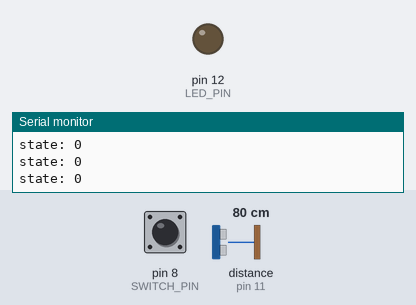
The sketch below on a simulated Arduino Uno, built with avr-gcc and run on an emulated ATmega328P. Shown: output pins drawn as LEDs (lit = HIGH), the last lines printed to the serial monitor. Dashed ring = blinking. The inputs (shaded band) are chosen by the test bench; at power-on: pin 8 (SWITCH_PIN) LOW, distance to the obstacle (sensor on pin 11) 80 cm. The echo pulse lasts 58.3 µs per cm; pins used as bus, display or sensor lines are not drawn.

Above: at 1.2 s.
1.3 s: pin 8 (SWITCH_PIN) pulled HIGH for 0.15 s
At 1.8 s:
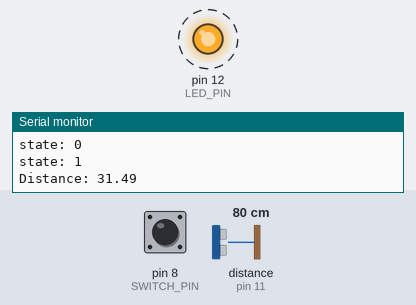
4.4 s: pin 8 (SWITCH_PIN) pulled HIGH for 3.2 s
At 5.8 s:
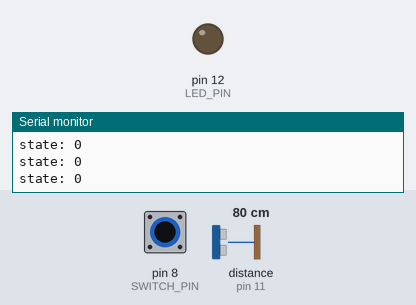
10.6 s: pin 8 (SWITCH_PIN) pulled HIGH for 1 s
At 11.4 s:
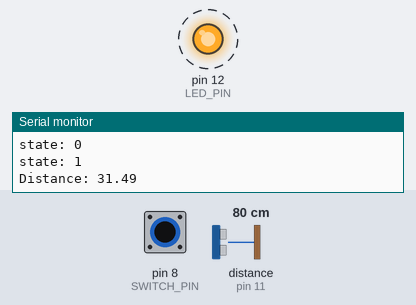
14.6 s: pin 8 (SWITCH_PIN) driven HIGH
At 15.4 s:
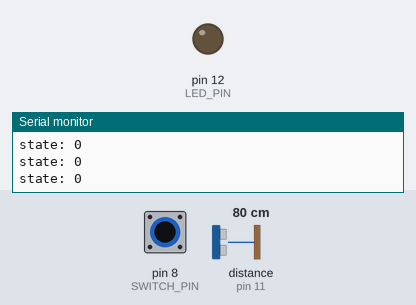
Timing chart, 0 to 17.6 s (numbered marks = the images above; inputs shaded):
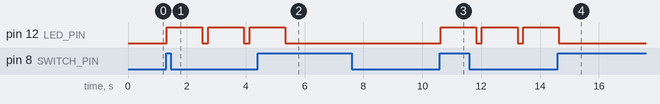

Measured:
- after the input at 1.3 s, pin 12 (LED_PIN): alternates HIGH for 1.2 s and LOW for 0.20 s, starting at once
- after the input at 4.4 s, pin 12 (LED_PIN): goes on until 5.3 s, then stays LOW
- after the input at 10.6 s, pin 12 (LED_PIN): alternates HIGH for 1.2 s and LOW for 0.20 s, starting at once
- after the input at 14.6 s, pin 12 (LED_PIN): goes on until 14.6 s, then stays LOW

The sketch:

Distance_Measure_Sensor.ino
```cpp
/*Distance measure*/
/* R.Pahlevan*/
/*BOM: Arduino UNO + LED + Push Button+Resistor+ Ultrasonic Sensor*/

// pin configuratiuon section
#define VCC_PIN 13 // input voltage from arduino Uno
#define Trigger 10 // ultrasonic trigger pin
#define Echo 11 // ultra sonic echo pin
#define LED_PIN 12 // LED pin
#define SWITCH_PIN 8 // push button pin

//global variable section
volatile unsigned short CURRENT_STATUS;
unsigned short PREVIOUS_STATUS=0;
unsigned short state=0;

//Variable section for Ultrasonic sensor
float Ping_time=0.0; // a variable to calculate the distance to obstacle
const float Speed_Of_Sound= 767.269;// speed of sound in miles per hour(mph) at 25 degree(c)
float Distance=0.0;

void setup()
{
  Serial.begin(9600);
  pinMode(VCC_PIN, OUTPUT);
  pinMode(LED_PIN, OUTPUT);
  pinMode(SWITCH_PIN, INPUT);
  pinMode(Trigger, OUTPUT);
  pinMode(Echo,INPUT);
}

void loop()
{
  digitalWrite(VCC_PIN, HIGH);
  CURRENT_STATUS=digitalRead(SWITCH_PIN);

  // system will start to work after the push button pressed
  // at this configuration, the user has to push the button for few milisecond inorder to make the system off
  if (CURRENT_STATUS==1 && PREVIOUS_STATUS==0) {
      if (state == 1)
        state = 0;
    else
      state = 1;
  }
  Serial.print("state: ");
  Serial.println(state);
    if(state==1){
    //LED section
    // LED will start to blink after the system start to work
    digitalWrite(LED_PIN, HIGH);
    delay(200); // Wait for 1000 millisecond(s)

    // ultrasonic sensor section
    digitalWrite(Trigger, LOW);
    delayMicroseconds(2000);
    digitalWrite(Trigger,HIGH);
    delayMicroseconds(20);
    digitalWrite(Trigger, LOW);

    // Reads the echo pin, returns the sound wave travel time in microseconds
    Ping_time=pulseIn(Echo,HIGH);
    //Serial.print("Pingtime: ");
    //Serial.print(Ping_time);

    // output has to be change from microsecond to hour
    Ping_time=Ping_time/1000000.0;//change microseconds to seconds
    Ping_time=Ping_time/3600;// chenge from seconds to hours

    // calaculate the distance and convert to inches
    Distance=(Ping_time*Speed_Of_Sound)/2;// divided by two cause the signal will go two ways(round trip)
    Distance=Distance*63360;// convert miles to inches
    Serial.print("Distance: ");
    Serial.println(Distance);

    delay(1000);

    digitalWrite(LED_PIN, LOW);
    delay(200); // Wait for 1000 millisecond(s)
  }
  PREVIOUS_STATUS=CURRENT_STATUS;
}
```
